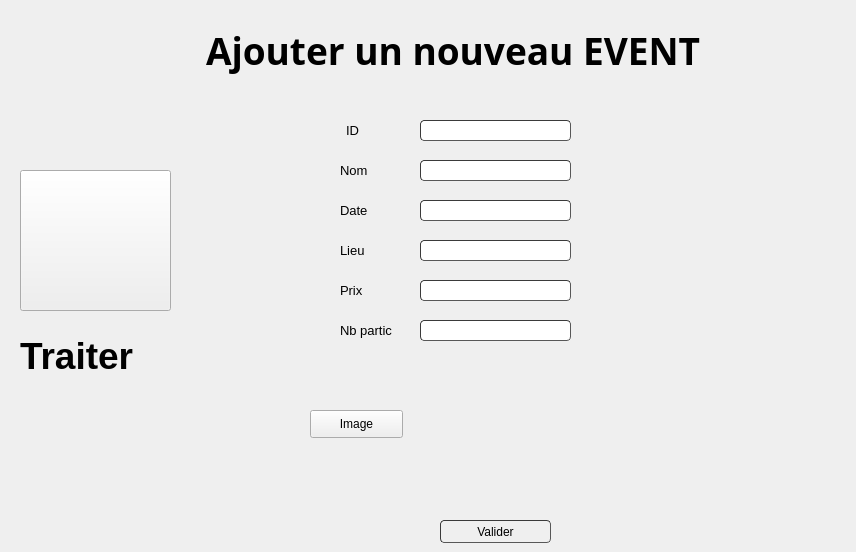
     <widget class="QWidget" name="page">
      <widget class="QLabel" name="text_nb">
       <property name="geometry">
        <rect>
         <x>340</x>
         <y>320</y>
         <width>71</width>
         <height>21</height>
        </rect>
       </property>
       <property name="font">
        <font>
         <pointsize>10</pointsize>
        </font>
       </property>
       <property name="text">
        <string>Nb partic</string>
       </property>
      </widget>
      <widget class="QLabel" name="text_prix">
       <property name="geometry">
        <rect>
         <x>340</x>
         <y>280</y>
         <width>61</width>
         <height>21</height>
        </rect>
       </property>
       <property name="font">
        <font>
         <pointsize>10</pointsize>
        </font>
       </property>
       <property name="text">
        <string>Prix</string>
       </property>
      </widget>
      <widget class="QLabel" name="label_17">
       <property name="geometry">
        <rect>
         <x>346</x>
         <y>120</y>
         <width>61</width>
         <height>21</height>
        </rect>
       </property>
       <property name="font">
        <font>
         <pointsize>10</pointsize>
        </font>
       </property>
       <property name="text">
        <string>ID</string>
       </property>
      </widget>
      <widget class="QLineEdit" name="lieu">
       <property name="geometry">
        <rect>
         <x>420</x>
         <y>240</y>
         <width>151</width>
         <height>21</height>
        </rect>
       </property>
       <property name="styleSheet">
        <string notr="true">	border-width: 1px; border-radius: 4px;
	border-color: rgb(58, 58, 58);
	border-style: inset;
	padding: 0 8px;


	selection-color: rgb(60, 63, 65);</string>
       </property>
      </widget>
      <widget class="QLineEdit" name="prix">
       <property name="geometry">
        <rect>
         <x>420</x>
         <y>280</y>
         <width>151</width>
         <height>21</height>
        </rect>
       </property>
       <property name="styleSheet">
        <string notr="true">	border-width: 1px; border-radius: 4px;
	border-color: rgb(58, 58, 58);
	border-style: inset;
	padding: 0 8px;


	selection-color: rgb(60, 63, 65);</string>
       </property>
      </widget>
      <widget class="QLabel" name="text_lieu">
       <property name="geometry">
        <rect>
         <x>340</x>
         <y>240</y>
         <width>61</width>
         <height>21</height>
        </rect>
       </property>
       <property name="font">
        <font>
         <pointsize>10</pointsize>
        </font>
       </property>
       <property name="text">
        <string>Lieu</string>
       </property>
      </widget>
      <widget class="QLineEdit" name="nom">
       <property name="geometry">
        <rect>
         <x>420</x>
         <y>160</y>
         <width>151</width>
         <height>21</height>
        </rect>
       </property>
       <property name="styleSheet">
        <string notr="true">	border-width: 1px; border-radius: 4px;
	border-color: rgb(58, 58, 58);
	border-style: inset;
	padding: 0 8px;


	selection-color: rgb(60, 63, 65);</string>
       </property>
      </widget>
      <widget class="QLineEdit" name="date">
       <property name="geometry">
        <rect>
         <x>420</x>
         <y>200</y>
         <width>151</width>
         <height>21</height>
        </rect>
       </property>
       <property name="styleSheet">
        <string notr="true">	border-width: 1px; border-radius: 4px;
	border-color: rgb(58, 58, 58);
	border-style: inset;
	padding: 0 8px;


	selection-color: rgb(60, 63, 65);</string>
       </property>
      </widget>
      <widget class="QLabel" name="text_date">
       <property name="geometry">
        <rect>
         <x>340</x>
         <y>200</y>
         <width>61</width>
         <height>21</height>
        </rect>
       </property>
       <property name="font">
        <font>
         <pointsize>10</pointsize>
        </font>
       </property>
       <property name="text">
        <string>Date</string>
       </property>
      </widget>
      <widget class="QPushButton" name="Valider">
       <property name="geometry">
        <rect>
         <x>440</x>
         <y>520</y>
         <width>111</width>
         <height>23</height>
        </rect>
       </property>
       <property name="styleSheet">
        <string notr="true">	border-width: 1px; border-radius: 4px;
	border-color: rgb(58, 58, 58);
	border-style: inset;
	padding: 0 8px;


	selection-color: rgb(60, 63, 65);</string>
       </property>
       <property name="text">
        <string>Valider</string>
       </property>
       <property name="icon">
        <iconset resource="projet.qrc">
         <normaloff>:/icons/icons8_checkmark_96px.png</normaloff>:/icons/icons8_checkmark_96px.png</iconset>
       </property>
      </widget>
      <widget class="QLabel" name="label_7">
       <property name="geometry">
        <rect>
         <x>206</x>
         <y>20</y>
         <width>641</width>
         <height>61</height>
        </rect>
       </property>
       <property name="font">
        <font>
         <family>Nueva Std</family>
         <pointsize>28</pointsize>
         <weight>75</weight>
         <bold>true</bold>
        </font>
       </property>
       <property name="text">
        <string>Ajouter un nouveau EVENT</string>
       </property>
       <property name="textFormat">
        <enum>Qt::RichText</enum>
       </property>
      </widget>
      <widget class="QLineEdit" name="id">
       <property name="geometry">
        <rect>
         <x>420</x>
         <y>120</y>
         <width>151</width>
         <height>21</height>
        </rect>
       </property>
       <property name="styleSheet">
        <string notr="true">	border-width: 1px; border-radius: 4px;
	border-color: rgb(58, 58, 58);
	border-style: inset;
	padding: 0 8px;


	selection-color: rgb(60, 63, 65);
color: rgb(255, 255, 127);</string>
       </property>
      </widget>
      <widget class="QLabel" name="text_nom">
       <property name="geometry">
        <rect>
         <x>340</x>
         <y>160</y>
         <width>61</width>
         <height>21</height>
        </rect>
       </property>
       <property name="font">
        <font>
         <pointsize>10</pointsize>
        </font>
       </property>
       <property name="text">
        <string>Nom</string>
       </property>
      </widget>
      <widget class="QLineEdit" name="nb">
       <property name="geometry">
        <rect>
         <x>420</x>
         <y>320</y>
         <width>151</width>
         <height>21</height>
        </rect>
       </property>
       <property name="styleSheet">
        <string notr="true">	border-width: 1px; border-radius: 4px;
	border-color: rgb(58, 58, 58);
	border-style: inset;
	padding: 0 8px;


	selection-color: rgb(60, 63, 65);</string>
       </property>
      </widget>
      <widget class="QPushButton" name="event">
       <property name="geometry">
        <rect>
         <x>20</x>
         <y>170</y>
         <width>151</width>
         <height>141</height>
        </rect>
       </property>
       <property name="styleSheet">
        <string notr="true">gridline-color: rgb(0, 0, 0);</string>
       </property>
       <property name="text">
        <string/>
       </property>
       <property name="icon">
        <iconset resource="projet.qrc">
         <normaloff>:/icons/1458512 (1).png</normaloff>:/icons/1458512 (1).png</iconset>
       </property>
       <property name="iconSize">
        <size>
         <width>150</width>
         <height>150</height>
        </size>
       </property>
       <property name="autoDefault">
        <bool>false</bool>
       </property>
      </widget>
      <widget class="QLabel" name="label_4">
       <property name="geometry">
        <rect>
         <x>20</x>
         <y>330</y>
         <width>161</width>
         <height>51</height>
        </rect>
       </property>
       <property name="font">
        <font>
         <family>MS Shell Dlg 2</family>
         <pointsize>28</pointsize>
         <weight>75</weight>
         <bold>true</bold>
        </font>
       </property>
       <property name="text">
        <string>Traiter</string>
       </property>
      </widget>
      <widget class="QLabel" name="label_im">
       <property name="geometry">
        <rect>
         <x>420</x>
         <y>360</y>
         <width>161</width>
         <height>141</height>
        </rect>
       </property>
       <property name="text">
        <string/>
       </property>
      </widget>
      <widget class="QPushButton" name="insertion_image">
       <property name="geometry">
        <rect>
         <x>310</x>
         <y>410</y>
         <width>93</width>
         <height>28</height>
        </rect>
       </property>
       <property name="text">
        <string>Image</string>
       </property>
      </widget>
     </widget>
